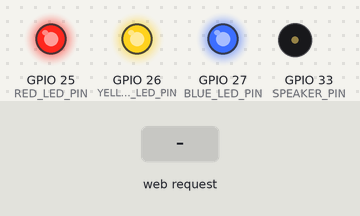
A sketch run on a simulated ESP32. On the bench: output pins drawn as LEDs (lit = HIGH), buzzer (waves = sounding). The inputs (shaded band) are chosen by the test bench.

Above: at 1.2 s.
1.3 s: HTTP request GET /melody?id=1 received
At 4.0 s:
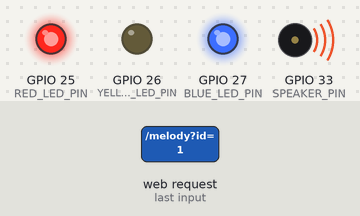
At 6.6 s:
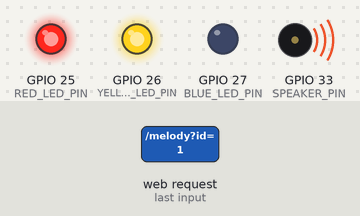
Timing chart, 0 to 8.7 s (numbered marks = the images above; inputs shaded):
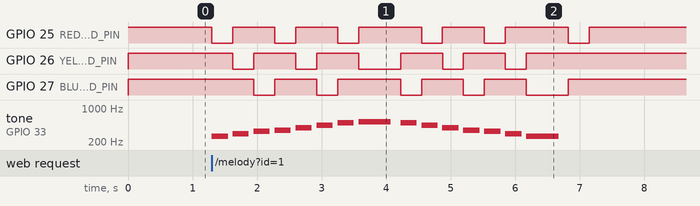

The sketch:

melody_chat.ino
```cpp
#include <WiFi.h>
#include <WebServer.h>
#include "myHtml.h"
#include "led.h"
#include "melody.h"

// WiFi AP 설정
const char* AP_SSID = "홍길동";
IPAddress local_IP(192,168,4,1);
IPAddress gateway(192,168,4,1);
IPAddress subnet(255,255,255,0);

WebServer server(80);

// 핀
constexpr uint8_t SPEAKER_PIN = 33;
constexpr uint8_t RED_LED_PIN = 25;
constexpr uint8_t YELLOW_LED_PIN = 26;
constexpr uint8_t BLUE_LED_PIN = 27;

// 멜로디 1: C메이저 스케일 오르내리기
int melody1[] = { NOTE_C4,NOTE_D4,NOTE_E4,NOTE_F4,NOTE_G4,NOTE_A4,NOTE_B4,NOTE_C5,
                  NOTE_B4,NOTE_A4,NOTE_G4,NOTE_F4,NOTE_E4,NOTE_D4,NOTE_C4,
                  REST };
int durations1[] = {4,4,4,4,4,4,4,2, 4,4,4,4,4,4,2, 4};
int len1 = sizeof(melody1)/sizeof(melody1[0]);

// 멜로디 2: "작은 별" (Twinkle Twinkle)
int melody2[] = {
  NOTE_C4,NOTE_C4,NOTE_G4,NOTE_G4,NOTE_A4,NOTE_A4,NOTE_G4,
  NOTE_F4,NOTE_F4,NOTE_E4,NOTE_E4,NOTE_D4,NOTE_D4,NOTE_C4,
  REST
};
int durations2[] = {4,4,4,4,4,4,2, 4,4,4,4,4,4,2, 4};
int len2 = sizeof(melody2)/sizeof(melody2[0]);

// 멜로디 3: "학교 종"
int melody3[] = {
  NOTE_G4,NOTE_G4,NOTE_A4,NOTE_A4,NOTE_G4,NOTE_G4,NOTE_E4,
  NOTE_G4,NOTE_G4,NOTE_E4,NOTE_E4,NOTE_D4, REST
};
int durations3[] = {4,4,4,4,4,4,2, 4,4,4,4,2, 4};
int len3 = sizeof(melody3)/sizeof(melody3[0]);

// 멜로디 4: 단순 반복 (C-E-G-C)
int melody4[] = {
  NOTE_C4,NOTE_E4,NOTE_G4,NOTE_C5,
  NOTE_C4,NOTE_E4,NOTE_G4,NOTE_C5,
  NOTE_C4,NOTE_E4,NOTE_G4,NOTE_C5,
  NOTE_C4,NOTE_E4,NOTE_G4,NOTE_C5,
  REST
};
int durations4[] = {4,4,4,2, 4,4,4,2, 4,4,4,2, 4,4,4,2, 4};
int len4 = sizeof(melody4)/sizeof(melody4[0]);

// 멜로디 5: "도레미송" 일부
int melody5[] = {
  NOTE_C4,NOTE_D4,NOTE_E4,NOTE_C4,
  NOTE_E4,NOTE_F4,NOTE_G4,NOTE_E4,
  NOTE_C4,NOTE_G4,NOTE_A4,NOTE_G4,NOTE_F4, REST
};
int durations5[] = {4,4,4,4, 4,4,2,4, 4,4,4,4,2,4};
int len5 = sizeof(melody5)/sizeof(melody5[0]);

// 멜로디 6: 단순 코드 순환 (C-F-G-C)
int melody6[] = {
  NOTE_C4,NOTE_F4,NOTE_G4,NOTE_C5,
  NOTE_C4,NOTE_F4,NOTE_G4,NOTE_C5,
  NOTE_C4,NOTE_F4,NOTE_G4,NOTE_C5,
  NOTE_C4,NOTE_F4,NOTE_G4,NOTE_C5,
  REST
};
int durations6[] = {4,4,4,2, 4,4,4,2, 4,4,4,2, 4,4,4,2, 4};
int len6 = sizeof(melody6)/sizeof(melody6[0]);

void sendHtml() {
  String html = all_HTML;
  html.replace("%SSID%", AP_SSID);
  html.replace("%APIP%", WiFi.softAPIP().toString());
  server.send(200, "text/html; charset=UTF-8", html);
}

void setup() {
  Serial.begin(115200);

  WiFi.mode(WIFI_AP);
  WiFi.softAPConfig(local_IP, gateway, subnet);
  WiFi.softAP(AP_SSID);

  // softAP 이후 핀 설정
  pinMode(RED_LED_PIN, OUTPUT);
  pinMode(YELLOW_LED_PIN, OUTPUT);
  pinMode(BLUE_LED_PIN, OUTPUT);
  digitalWrite(RED_LED_PIN, HIGH);
  digitalWrite(YELLOW_LED_PIN, HIGH);
  digitalWrite(BLUE_LED_PIN, HIGH);

  setupMelody(SPEAKER_PIN, RED_LED_PIN, YELLOW_LED_PIN, BLUE_LED_PIN);

  server.on("/", [](){ sendHtml(); });
  server.on("/melody", [](){
    if (!server.hasArg("id")) { server.send(400, "text/plain", "No ID"); return; }
    int id = server.arg("id").toInt();
    switch(id){
      case 1: playMelody(melody1, durations1, len1); break;
      case 2: playMelody(melody2, durations2, len2); break;
      case 3: playMelody(melody3, durations3, len3); break;
      case 4: playMelody(melody4, durations4, len4); break;
      case 5: playMelody(melody5, durations5, len5); break;
      case 6: playMelody(melody6, durations6, len6); break;
      default: break;
    }
    server.send(200, "text/plain; charset=UTF-8", "멜로디 재생 중");
  });
    server.begin();
  }

void loop() {
  server.handleClient();
}
```

led.cpp
```cpp
// led.cpp
#include "led.h"

// 현재 모든 구현은 led.h에 인라인되어 있습니다.
// 프로젝트 확장 시 이 파일에 구현을 분리해도 됩니다.
```

led.h
```cpp
// led.h
#pragma once
#include <Arduino.h>

class Led {
public:
  Led(uint8_t pin, bool activeLow = true)
  : _pin(pin), _activeLow(activeLow), _level(0), _isOn(false) {}

  void begin() {
    pinMode(_pin, OUTPUT);
    off(); // 시작 시 소등
  }

  void on() {
    _isOn = true;
    // Active-Low이면 LOW가 켜짐
    digitalWrite(_pin, _activeLow ? LOW : HIGH);
    _level = 255;
  }

  void off() {
    _isOn = false;
    digitalWrite(_pin, _activeLow ? HIGH : LOW);
    _level = 0;
  }

  // 0~255 (0=꺼짐, 255=최대밝기)
  void dim(uint8_t brightness) {
    _level = brightness;
    // ESP32 Arduino의 analogWrite 사용(사용자 요청: ledc* 직접 사용 금지)
    // Active-Low이므로 듀티 반전
    uint8_t duty = _activeLow ? (uint8_t)(255 - brightness) : brightness;
    analogWrite(_pin, duty);
    _isOn = (brightness > 0);
  }

  uint8_t level() const { return _level; }
  bool isOn() const { return _isOn; }
  uint8_t pin() const { return _pin; }

private:
  uint8_t _pin;
  bool    _activeLow;
  uint8_t _level;
  bool    _isOn;
};
```

melody.cpp
```cpp
#include "melody.h"

static uint8_t speakerPin;
static uint8_t redPin, yellowPin, bluePin;

void setupMelody(uint8_t pin, uint8_t r, uint8_t y, uint8_t b) {
  speakerPin = pin;
  redPin = r;
  yellowPin = y;
  bluePin = b;
}

void playMelody(int melody[], int noteDurations[], int length) {
  for (int i = 0; i < length; i++) {
    int noteDuration = 1000 / noteDurations[i];
    if (melody[i] == REST) {
      noTone(speakerPin);
    } else {
      tone(speakerPin, melody[i], noteDuration);
    }

    // LED 순차 점등
    int ledSel = i % 3;
    digitalWrite(redPin, HIGH);
    digitalWrite(yellowPin, HIGH);
    digitalWrite(bluePin, HIGH);
    if (ledSel == 0) digitalWrite(redPin, LOW);
    if (ledSel == 1) digitalWrite(yellowPin, LOW);
    if (ledSel == 2) digitalWrite(bluePin, LOW);

    delay(noteDuration * 1.3);
  }
  noTone(speakerPin);
  // LED 끄기
  digitalWrite(redPin, HIGH);
  digitalWrite(yellowPin, HIGH);
  digitalWrite(bluePin, HIGH);
}
```

melody.h
```cpp
#ifndef MELODY_H
#define MELODY_H

#include <Arduino.h>
#include "note.h"

void setupMelody(uint8_t pin, uint8_t redPin, uint8_t yellowPin, uint8_t bluePin);
void playMelody(int melody[], int noteDurations[], int length);

#endif
```

myHtml.h
```cpp
#pragma once

const char* all_HTML = R"**(
<!DOCTYPE html>
<html lang="ko">
<head>
  <meta charset="UTF-8">
  <title>ESP32 멜로디 교실</title>
  <style>
    body { font-family: sans-serif; text-align:center; margin-top:40px; }
    button { font-size:20px; margin:10px; padding:12px 20px;
             background:#4caf50; color:#fff; border:none; border-radius:10px; cursor:pointer; }
  </style>
</head>
<body>
  <h1>🎵 ESP32 멜로디 재생</h1>
  <p>AP SSID: <b>%SSID%</b><br>IP: <b>%APIP%</b></p>

  <button onclick="playMelody(1)">멜로디 1</button>
  <button onclick="playMelody(2)">멜로디 2</button>
  <button onclick="playMelody(3)">멜로디 3</button>
  <button onclick="playMelody(4)">멜로디 4</button>
  <button onclick="playMelody(5)">멜로디 5</button>
  <button onclick="playMelody(6)">멜로디 6</button>

  <script>
    async function playMelody(id){
      await fetch("/melody?id="+id);
    }
  </script>
</body>
</html>
)**";
```

note.h
```cpp
#ifndef NOTE_H
#define NOTE_H

// 음계 주파수 정의
#define NOTE_B0  31
#define NOTE_C1  33
#define NOTE_CS1 35
#define NOTE_D1  37
#define NOTE_DS1 39
#define NOTE_E1  41
#define NOTE_F1  44
#define NOTE_FS1 46
#define NOTE_G1  49
#define NOTE_GS1 52
#define NOTE_A1  55
#define NOTE_AS1 58
#define NOTE_B1  62
#define NOTE_C2  65
#define NOTE_CS2 69
#define NOTE_D2  73
#define NOTE_DS2 78
#define NOTE_E2  82
#define NOTE_F2  87
#define NOTE_FS2 93
#define NOTE_G2  98
#define NOTE_GS2 104
#define NOTE_A2  110
#define NOTE_AS2 117
#define NOTE_B2  123
#define NOTE_C3  131
#define NOTE_CS3 139
#define NOTE_D3  147
#define NOTE_DS3 156
#define NOTE_E3  165
#define NOTE_F3  175
#define NOTE_FS3 185
#define NOTE_G3  196
#define NOTE_GS3 208
#define NOTE_A3  220
#define NOTE_AS3 233
#define NOTE_B3  247
#define NOTE_C4  262
#define NOTE_CS4 277
#define NOTE_D4  294
#define NOTE_DS4 311
#define NOTE_E4  330
#define NOTE_F4  349
#define NOTE_FS4 370
#define NOTE_G4  392
#define NOTE_GS4 415
#define NOTE_A4  440
#define NOTE_AS4 466
#define NOTE_B4  494
#define NOTE_C5  523
#define NOTE_CS5 554
#define NOTE_D5  587
#define NOTE_DS5 622
#define NOTE_E5  659
#define NOTE_F5  698
#define NOTE_FS5 740
#define NOTE_G5  784
#define NOTE_GS5 831
#define NOTE_A5  880
#define NOTE_AS5 932
#define NOTE_B5  988
#define NOTE_C6  1047
#define NOTE_CS6 1109
#define NOTE_D6  1175
#define NOTE_DS6 1245
#define NOTE_E6  1319
#define NOTE_F6  1397
#define NOTE_FS6 1480
#define NOTE_G6  1568
#define NOTE_GS6 1661
#define NOTE_A6  1760
#define NOTE_AS6 1865
#define NOTE_B6  1976
#define REST     0

#endif
```

Measured:
- after the input at 1.3 s, GPIO 25 (RED_LED_PIN): HIGH → LOW at once, → HIGH 0.33 s later, → LOW 0.65 s later, → HIGH 0.33 s later, … (12 changes in this stretch); GPIO 26 (YELLOW_LED_PIN): HIGH → LOW after 0.33 s, → HIGH 0.33 s later, → LOW 0.65 s later, → HIGH 0.33 s later, … (10 changes in this stretch)
